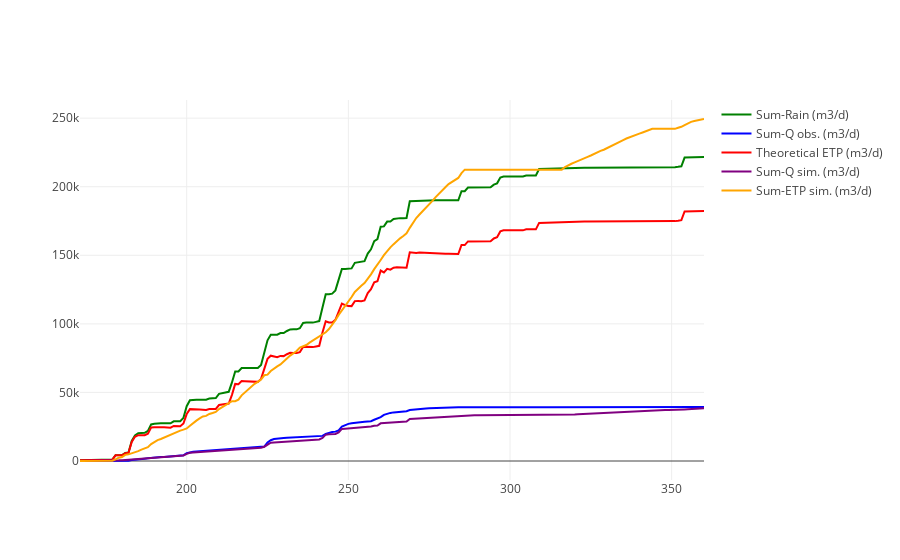

Notebook code cell kept with this figure:
### Code cell
figname = "SumDischarge.png"

%matplotlib inline
import plotlycred

online = False
if online:
    # fig = py.iplot(data) 
    fig = go.Figure(data=data) # , layout=layout)
    py.image.save_as(fig, filename=figname)
else:
    iplot(data)

### Figure 1 — Plotly figure (JSON) as saved in the notebook; plotly's stock layout.template omitted (floating-point values rounded to 4 significant figures; data arrays with more than 128 entries replaced by an {"elided": "..."} marker saying what was removed)
{"data": [{"marker": {"color": "green"}, "mode": "lines", "name": "Sum-Rain (m3/d)", "type": "scatter", "x": {"elided": "194 int values"}, "y": {"elided": "194 float values"}}, {"marker": {"color": "blue"}, "mode": "lines", "name": "Sum-Q obs. (m3/d)", "type": "scatter", "x": {"elided": "194 int values"}, "y": {"elided": "194 float values"}}, {"marker": {"color": "red"}, "mode": "lines", "name": "Theoretical ETP (m3/d)", "type": "scatter", "x": {"elided": "194 int values"}, "y": {"elided": "194 float values"}}, {"marker": {"color": "purple"}, "mode": "lines", "name": "Sum-Q sim. (m3/d)", "type": "scatter", "x": {"elided": "194 int values"}, "y": {"elided": "194 float values"}}, {"marker": {"color": "orange"}, "mode": "lines", "name": "Sum-ETP sim. (m3/d)", "type": "scatter", "x": {"elided": "194 int values"}, "y": {"elided": "194 float values"}}], "layout": {}}
